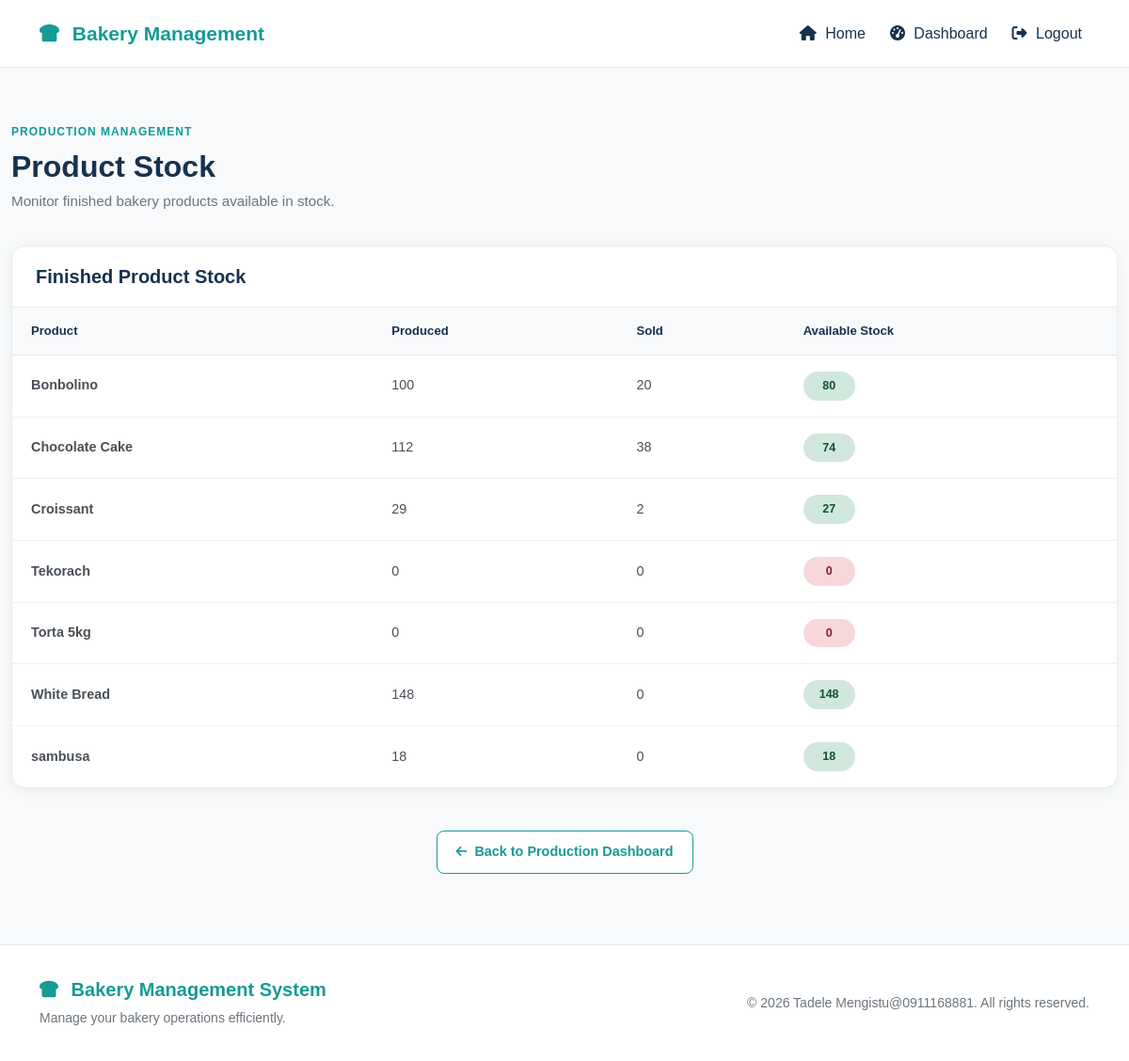
Screenshot of /production/stock/ (signed in) with the database file from the repository.
### bekapp/models.py (models this page shows, shortened)
class Product(models.Model):
    category = models.ForeignKey(
        Category,
        on_delete=models.PROTECT,
        related_name="products",
    )
    name = models.CharField(max_length=150)
    description = models.TextField(blank=True)
    price = models.DecimalField(
        max_digits=10,
        decimal_places=2,
    )
    image = models.ImageField(
        upload_to="products/",
        blank=True,
        null=True,
    )
    is_available = models.BooleanField(default=True)
    created_at = models.DateTimeField(auto_now_add=True)
    updated_at = models.DateTimeField(auto_now=True)
    class Meta:
        ordering = ["name"]

### bekapp/views.py (the view)
def production_stock_list(request):
    if not request.user.is_authenticated:
        return redirect('login')
    if request.user.role not in ['OWNER', 'PRODUCTION_MANAGER']:
        return redirect('dashboard')
    produced_quantity_subquery = ProductionItem.objects.filter(
        product=OuterRef('pk'),
        production__status=Production.Status.COMPLETED
    ).values(
        'product'
    ).annotate(
        total=Sum('actual_quantity')
    ).values(
        'total'
    )
    sold_quantity_subquery = SaleItem.objects.filter(
        product=OuterRef('pk')
    ).values(
        'product'
    ).annotate(
        total=Sum('quantity')
    ).values(
        'total'
    )
    products = Product.objects.filter(
        is_available=True
    ).annotate(
        produced_quantity=Subquery(
            produced_quantity_subquery
        ),
        sold_quantity=Subquery(
            sold_quantity_subquery
        )
    ).order_by(
        'name'
    )
    for product in products:
        produced = product.produced_quantity or 0
        sold = product.sold_quantity or 0
        product.available_stock = produced - sold
    return render(
        request,
        'bekapp/production_stock_list.html',
        {
            'products': products,
        }
    )

### bekapp/templates/bekapp/production_stock_list.html (shortened to what this page needs)
{% extends 'bekapp/base.html' %}
{% load static %}
{% block extra_css %}
<link
    rel="stylesheet"
    href="{% static 'bekapp/css/production-stock-list.css' %}"
>
{% endblock %}
{% block content %}
<section class="production-stock-list">
    <div class="container-fluid">
        <div class="production-stock-header">
            <div>
                <span class="dashboard-label">
                    PRODUCTION MANAGEMENT
                </span>
                <h1>
                    Product Stock
                </h1>
                <p>
                    Monitor finished bakery products available in stock.
                </p>
            </div>
        </div>
        <div class="production-stock-table-card">
            <div class="production-stock-table-header">
                <h2>
                    Finished Product Stock
                </h2>
            </div>
            {% if products %}
                <div class="table-responsive">
                    <table class="production-stock-table">
                        <thead>
                            <tr>
                                <th>
                                    Product
                                </th>
                                <th>
                                    Produced
                                </th>
                                <th>
                                    Sold
                                </th>
                                <th>
                                    Available Stock
                                </th>
                            </tr>
                        </thead>
                        <tbody>
                            {% for product in products %}
                                <tr>
                                    <td>
                                        <strong>
                                            {{ product.name }}
                                        </strong>
                                    </td>
                                    <td>
                                        {{ product.produced_quantity|default:"0"|floatformat:0 }}
                                    </td>
                                    <td>
                                        {{ product.sold_quantity|default:"0"|floatformat:0 }}
                                    </td>
                                    <td>
                                        {% if product.available_stock > 0 %}
                                            <span class="stock-value stock-in">
                                                {{ product.available_stock|floatformat:0 }}
                                            </span>
                                        {% else %}
                                            <span class="stock-value stock-out">
                                                0
                                            </span>
                                        {% endif %}
                                    </td>
                                </tr>
                            {% endfor %}
                        </tbody>
                    </table>
                </div>
            {% endif %}
        </div>
        <div class="back-dashboard-wrapper">
            <a
                href="{% url 'production_dashboard' %}"
                class="back-dashboard-link"
            >
                <i class="fa-solid fa-arrow-left"></i>
                Back to Production Dashboard
            </a>
        </div>
    </div>
</section>
{% endblock %}

### bekapp/static/bekapp/css/style.css (style rules this page uses)
html, body { margin: 0; padding: 0; }
body { min-height: 100vh; background: #f5f7f9; color: #17324d; font-family: Arial, Helvetica, sans-serif; }

### bekapp/static/bekapp/css/production-stock-list.css (style rules this page uses)
.production-stock-list { padding: 25px 0 40px; background: #f7f9fb; min-height: 75vh; }
.production-stock-header { display: flex; flex-direction: column; gap: 20px; margin-bottom: 25px; }
.production-stock-header h1 { margin: 7px 0; color: #17324d; font-size: 1.7rem; font-weight: 700; }
.production-stock-header p { margin: 0; color: #6c757d; font-size: 0.95rem; }
.dashboard-label { display: inline-block; color: #159a96; font-size: 0.75rem; font-weight: 700; letter-spacing: 1px; }
.production-stock-table-card { overflow: hidden; background: #ffffff; border: 1px solid #e5eeee; border-radius: 14px; box-shadow: 0 3px 15px rgba(0, 0, 0, 0.05); }
.production-stock-table-header { padding: 18px; border-bottom: 1px solid #e8eeee; }
.production-stock-table-header h2 { margin: 0; color: #17324d; font-size: 1.15rem; font-weight: 700; }
.table-responsive { width: 100%; overflow-x: auto; -webkit-overflow-scrolling: touch; }
.production-stock-table { width: 100%; min-width: 650px; margin: 0; border-collapse: collapse; }
.production-stock-table thead th { padding: 14px 15px; background: #f7f9fb; border-bottom: 1px solid #e1e8e8; color: #17324d; font-size: 0.78rem; font-weight: 700; white-space: nowrap; }
.production-stock-table tbody td { padding: 15px; color: #495057; font-size: 0.88rem; vertical-align: middle; border-bottom: 1px solid #edf1f1; }
.production-stock-table tbody tr:last-child td { border-bottom: none; }
.stock-value { display: inline-block; min-width: 55px; padding: 6px 11px; border-radius: 20px; text-align: center; font-size: 0.78rem; font-weight: 700; }
.stock-in { background: #d1e7dd; color: #0f5132; }
.stock-out { background: #f8d7da; color: #842029; }
.back-dashboard-wrapper { display: flex; justify-content: center; align-items: center; margin-top: 30px; padding: 5px 0; }
.back-dashboard-link { display: inline-flex; align-items: center; justify-content: center; gap: 8px; padding: 10px 18px; border: 1px solid #159a96; border-radius: 8px; background: #ffffff; color: #159a96; font-size: 0.9rem; font-weight: 600; text-decoration: none; transition: background 0.2s ease, color 0.2s ease, border-color 0.2s ease; }
.back-dashboard-link i { font-size: 0.85rem; }
@media (min-width: 576px) { .production-stock-list { padding: 35px 0 50px; } }
@media (min-width: 576px) { .production-stock-header h1 { font-size: 1.9rem; } }
@media (min-width: 576px) { .back-dashboard-wrapper { margin-top: 35px; } }
@media (min-width: 992px) { .production-stock-list { padding: 50px 0 60px; } }
@media (min-width: 992px) { .production-stock-header { margin-bottom: 35px; } }
@media (min-width: 992px) { .production-stock-header h1 { font-size: 2rem; } }
@media (min-width: 992px) { .production-stock-table-header { padding: 20px 25px; } }
@media (min-width: 992px) { .production-stock-table-header h2 { font-size: 1.25rem; } }
@media (min-width: 992px) { .production-stock-table thead th { padding: 15px 20px; font-size: 0.82rem; } }
@media (min-width: 992px) { .production-stock-table tbody td { padding: 17px 20px; font-size: 0.9rem; } }
@media (min-width: 992px) { .back-dashboard-wrapper { margin-top: 40px; } }
@media (min-width: 1200px) { .production-stock-list { padding: 55px 0 70px; } }
@media (min-width: 1200px) { .production-stock-table { min-width: 0; } }
@media (min-width: 1200px) { .back-dashboard-link { padding: 11px 20px; } }

### rows the page displays
Product: name "Bonbolino", produced_quantity "100", sold_quantity "20", available_stock "80"
Product: name "Chocolate Cake", produced_quantity "112", sold_quantity "38", available_stock "74"
Product: name "Croissant", produced_quantity "29", sold_quantity "2", available_stock "27"
Product: name "Tekorach", produced_quantity "0", sold_quantity "0"
Product: name "Torta 5kg", produced_quantity "0", sold_quantity "0"
Product: name "White Bread", produced_quantity "148", sold_quantity "0", available_stock "148"
Product: name "sambusa", produced_quantity "18", sold_quantity "0", available_stock "18"
